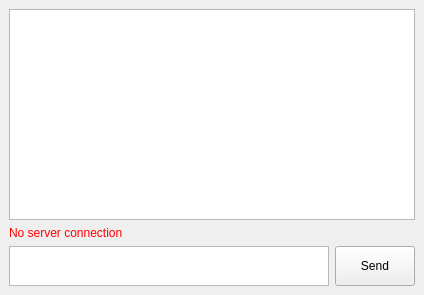
<?xml version="1.0" encoding="UTF-8"?>
<ui version="4.0">
 <class>Client</class>
 <widget class="QMainWindow" name="Client">
  <property name="geometry">
   <rect>
    <x>0</x>
    <y>0</y>
    <width>424</width>
    <height>295</height>
   </rect>
  </property>
  <property name="windowTitle">
   <string>Client</string>
  </property>
  <widget class="QWidget" name="centralwidget">
   <layout class="QGridLayout" name="gridLayout">
    <item row="2" column="0">
     <layout class="QHBoxLayout" name="horizontalLayout">
      <item>
       <widget class="QPlainTextEdit" name="messageTextEdit">
        <property name="sizePolicy">
         <sizepolicy hsizetype="Expanding" vsizetype="Maximum">
          <horstretch>0</horstretch>
          <verstretch>0</verstretch>
         </sizepolicy>
        </property>
        <property name="maximumSize">
         <size>
          <width>16777215</width>
          <height>40</height>
         </size>
        </property>
       </widget>
      </item>
      <item>
       <widget class="QPushButton" name="sendButton">
        <property name="sizePolicy">
         <sizepolicy hsizetype="Preferred" vsizetype="Minimum">
          <horstretch>0</horstretch>
          <verstretch>0</verstretch>
         </sizepolicy>
        </property>
        <property name="text">
         <string>Send</string>
        </property>
        <property name="shortcut">
         <string>Ctrl+Return</string>
        </property>
        <property name="flat">
         <bool>false</bool>
        </property>
       </widget>
      </item>
     </layout>
    </item>
    <item row="0" column="0">
     <widget class="QListWidget" name="messagesListWidget">
      <property name="verticalScrollBarPolicy">
       <enum>Qt::ScrollBarAlwaysOff</enum>
      </property>
      <property name="autoScrollMargin">
       <number>3</number>
      </property>
      <property name="selectionMode">
       <enum>QAbstractItemView::NoSelection</enum>
      </property>
      <property name="verticalScrollMode">
       <enum>QAbstractItemView::ScrollPerPixel</enum>
      </property>
      <property name="isWrapping" stdset="0">
       <bool>false</bool>
      </property>
      <property name="resizeMode">
       <enum>QListView::Adjust</enum>
      </property>
      <property name="spacing">
       <number>10</number>
      </property>
      <property name="wordWrap">
       <bool>true</bool>
      </property>
     </widget>
    </item>
    <item row="1" column="0">
     <widget class="QLabel" name="statusLabel">
      <property name="enabled">
       <bool>true</bool>
      </property>
      <property name="styleSheet">
       <string notr="true">color: rgb(255, 0, 0);</string>
      </property>
      <property name="text">
       <string>No server connection</string>
      </property>
     </widget>
    </item>
   </layout>
  </widget>
 </widget>
 <resources/>
 <connections/>
</ui>
